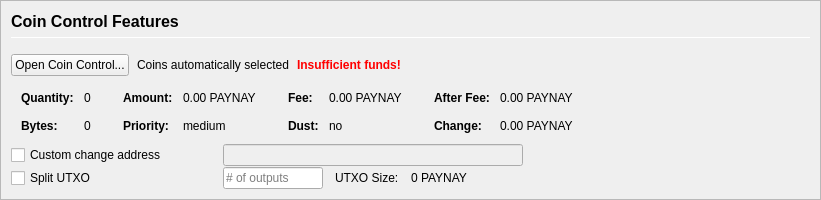
         <widget class="QFrame" name="frameCoinControl">
          <property name="sizePolicy">
           <sizepolicy hsizetype="Expanding" vsizetype="Expanding">
            <horstretch>0</horstretch>
            <verstretch>0</verstretch>
           </sizepolicy>
          </property>
          <property name="maximumSize">
           <size>
            <width>16777215</width>
            <height>16777215</height>
           </size>
          </property>
          <property name="frameShape">
           <enum>QFrame::StyledPanel</enum>
          </property>
          <property name="frameShadow">
           <enum>QFrame::Sunken</enum>
          </property>
          <layout class="QVBoxLayout" name="verticalLayoutCoinControl2">
           <property name="spacing">
            <number>0</number>
           </property>
           <property name="leftMargin">
            <number>0</number>
           </property>
           <property name="topMargin">
            <number>0</number>
           </property>
           <property name="rightMargin">
            <number>0</number>
           </property>
           <property name="bottomMargin">
            <number>0</number>
           </property>
           <item>
            <widget class="QFrame" name="frameCoinControl_BG">
             <layout class="QVBoxLayout" name="verticalLayoutCoinControl" stretch="0,0,0,0,0,0">
              <property name="spacing">
               <number>1</number>
              </property>
              <property name="leftMargin">
               <number>10</number>
              </property>
              <property name="topMargin">
               <number>10</number>
              </property>
              <item>
               <layout class="QHBoxLayout" name="horizontalLayoutCoinControl1">
                <property name="bottomMargin">
                 <number>15</number>
                </property>
                <item>
                 <layout class="QVBoxLayout" name="verticalLayout_3">
                  <property name="spacing">
                   <number>6</number>
                  </property>
                  <item>
                   <widget class="QLabel" name="labelCoinControlFeatures">
                    <property name="sizePolicy">
                     <sizepolicy hsizetype="Preferred" vsizetype="Maximum">
                      <horstretch>0</horstretch>
                      <verstretch>0</verstretch>
                     </sizepolicy>
                    </property>
                    <property name="minimumSize">
                     <size>
                      <width>0</width>
                      <height>20</height>
                     </size>
                    </property>
                    <property name="font">
                     <font>
                      <pointsize>12</pointsize>
                      <weight>75</weight>
                      <bold>true</bold>
                     </font>
                    </property>
                    <property name="styleSheet">
                     <string notr="true">font-weight:bold;</string>
                    </property>
                    <property name="text">
                     <string>Coin Control Features</string>
                    </property>
                   </widget>
                  </item>
                  <item>
                   <widget class="Line" name="line">
                    <property name="minimumSize">
                     <size>
                      <width>0</width>
                      <height>1</height>
                     </size>
                    </property>
                    <property name="maximumSize">
                     <size>
                      <width>16777215</width>
                      <height>1</height>
                     </size>
                    </property>
                    <property name="orientation">
                     <enum>Qt::Horizontal</enum>
                    </property>
                   </widget>
                  </item>
                 </layout>
                </item>
               </layout>
              </item>
              <item>
               <layout class="QHBoxLayout" name="horizontalLayoutCoinControl2" stretch="0,0,0,0">
                <property name="spacing">
                 <number>8</number>
                </property>
                <property name="bottomMargin">
                 <number>10</number>
                </property>
                <item>
                 <widget class="QPushButton" name="pushButtonCoinControl">
                  <property name="styleSheet">
                   <string notr="true"/>
                  </property>
                  <property name="text">
                   <string>Open Coin Control...</string>
                  </property>
                  <property name="autoDefault">
                   <bool>false</bool>
                  </property>
                 </widget>
                </item>
                <item>
                 <widget class="QLabel" name="labelCoinControlAutomaticallySelected">
                  <property name="text">
                   <string>Coins automatically selected</string>
                  </property>
                  <property name="margin">
                   <number>5</number>
                  </property>
                 </widget>
                </item>
                <item>
                 <widget class="QLabel" name="labelCoinControlInsuffFunds">
                  <property name="font">
                   <font>
                    <weight>75</weight>
                    <bold>true</bold>
                   </font>
                  </property>
                  <property name="styleSheet">
                   <string notr="true">color:red;font-weight:bold;</string>
                  </property>
                  <property name="text">
                   <string>Insufficient funds!</string>
                  </property>
                  <property name="margin">
                   <number>5</number>
                  </property>
                 </widget>
                </item>
                <item>
                 <spacer name="horizontalSpacerCoinControl">
                  <property name="orientation">
                   <enum>Qt::Horizontal</enum>
                  </property>
                  <property name="sizeHint" stdset="0">
                   <size>
                    <width>40</width>
                    <height>1</height>
                   </size>
                  </property>
                 </spacer>
                </item>
               </layout>
              </item>
              <item>
               <widget class="QWidget" name="widgetCoinControl" native="true">
                <property name="sizePolicy">
                 <sizepolicy hsizetype="Preferred" vsizetype="Preferred">
                  <horstretch>0</horstretch>
                  <verstretch>0</verstretch>
                 </sizepolicy>
                </property>
                <property name="minimumSize">
                 <size>
                  <width>0</width>
                  <height>0</height>
                 </size>
                </property>
                <property name="styleSheet">
                 <string notr="true"/>
                </property>
                <layout class="QHBoxLayout" name="horizontalLayoutCoinControl5">
                 <property name="leftMargin">
                  <number>0</number>
                 </property>
                 <property name="topMargin">
                  <number>0</number>
                 </property>
                 <property name="rightMargin">
                  <number>0</number>
                 </property>
                 <property name="bottomMargin">
                  <number>0</number>
                 </property>
                 <item>
                  <layout class="QHBoxLayout" name="horizontalLayoutCoinControl3" stretch="0,0,0,1">
                   <property name="spacing">
                    <number>20</number>
                   </property>
                   <property name="topMargin">
                    <number>0</number>
                   </property>
                   <property name="bottomMargin">
                    <number>10</number>
                   </property>
                   <item>
                    <layout class="QFormLayout" name="formLayoutCoinControl1">
                     <property name="horizontalSpacing">
                      <number>10</number>
                     </property>
                     <property name="verticalSpacing">
                      <number>14</number>
                     </property>
                     <property name="leftMargin">
                      <number>10</number>
                     </property>
                     <property name="topMargin">
                      <number>4</number>
                     </property>
                     <property name="rightMargin">
                      <number>6</number>
                     </property>
                     <item row="0" column="0">
                      <widget class="QLabel" name="labelCoinControlQuantityText">
                       <property name="font">
                        <font>
                         <weight>75</weight>
                         <bold>true</bold>
                        </font>
                       </property>
                       <property name="text">
                        <string>Quantity:</string>
                       </property>
                       <property name="margin">
                        <number>0</number>
                       </property>
                      </widget>
                     </item>
                     <item row="0" column="1">
                      <widget class="QLabel" name="labelCoinControlQuantity">
                       <property name="cursor">
                        <cursorShape>IBeamCursor</cursorShape>
                       </property>
                       <property name="contextMenuPolicy">
                        <enum>Qt::ActionsContextMenu</enum>
                       </property>
                       <property name="text">
                        <string notr="true">0</string>
                       </property>
                       <property name="margin">
                        <number>0</number>
                       </property>
                       <property name="textInteractionFlags">
                        <set>Qt::LinksAccessibleByMouse|Qt::TextSelectableByKeyboard|Qt::TextSelectableByMouse</set>
                       </property>
                      </widget>
                     </item>
                     <item row="1" column="0">
                      <widget class="QLabel" name="labelCoinControlBytesText">
                       <property name="font">
                        <font>
                         <weight>75</weight>
                         <bold>true</bold>
                        </font>
                       </property>
                       <property name="text">
                        <string>Bytes:</string>
                       </property>
                      </widget>
                     </item>
                     <item row="1" column="1">
                      <widget class="QLabel" name="labelCoinControlBytes">
                       <property name="cursor">
                        <cursorShape>IBeamCursor</cursorShape>
                       </property>
                       <property name="contextMenuPolicy">
                        <enum>Qt::ActionsContextMenu</enum>
                       </property>
                       <property name="text">
                        <string notr="true">0</string>
                       </property>
                       <property name="textInteractionFlags">
                        <set>Qt::LinksAccessibleByMouse|Qt::TextSelectableByKeyboard|Qt::TextSelectableByMouse</set>
                       </property>
                      </widget>
                     </item>
                    </layout>
                   </item>
                   <item>
                    <layout class="QFormLayout" name="formLayoutCoinControl2">
                     <property name="horizontalSpacing">
                      <number>10</number>
                     </property>
                     <property name="verticalSpacing">
                      <number>14</number>
                     </property>
                     <property name="leftMargin">
                      <number>6</number>
                     </property>
                     <property name="topMargin">
                      <number>4</number>
                     </property>
                     <property name="rightMargin">
                      <number>6</number>
                     </property>
                     <item row="0" column="0">
                      <widget class="QLabel" name="labelCoinControlAmountText">
                       <property name="font">
                        <font>
                         <weight>75</weight>
                         <bold>true</bold>
                        </font>
                       </property>
                       <property name="text">
                        <string>Amount:</string>
                       </property>
                       <property name="margin">
                        <number>0</number>
                       </property>
                      </widget>
                     </item>
                     <item row="0" column="1">
                      <widget class="QLabel" name="labelCoinControlAmount">
                       <property name="cursor">
                        <cursorShape>IBeamCursor</cursorShape>
                       </property>
                       <property name="contextMenuPolicy">
                        <enum>Qt::ActionsContextMenu</enum>
                       </property>
                       <property name="text">
                        <string notr="true">0.00 PAYNAY</string>
                       </property>
                       <property name="textInteractionFlags">
                        <set>Qt::LinksAccessibleByMouse|Qt::TextSelectableByKeyboard|Qt::TextSelectableByMouse</set>
                       </property>
                      </widget>
                     </item>
                     <item row="1" column="0">
                      <widget class="QLabel" name="labelCoinControlPriorityText">
                       <property name="font">
                        <font>
                         <weight>75</weight>
                         <bold>true</bold>
                        </font>
                       </property>
                       <property name="text">
                        <string>Priority:</string>
                       </property>
                      </widget>
                     </item>
                     <item row="1" column="1">
                      <widget class="QLabel" name="labelCoinControlPriority">
                       <property name="cursor">
                        <cursorShape>IBeamCursor</cursorShape>
                       </property>
                       <property name="contextMenuPolicy">
                        <enum>Qt::ActionsContextMenu</enum>
                       </property>
                       <property name="text">
                        <string>medium</string>
                       </property>
                       <property name="textInteractionFlags">
                        <set>Qt::LinksAccessibleByMouse|Qt::TextSelectableByKeyboard|Qt::TextSelectableByMouse</set>
                       </property>
                      </widget>
                     </item>
                    </layout>
                   </item>
                   <item>
                    <layout class="QFormLayout" name="formLayoutCoinControl3">
                     <property name="horizontalSpacing">
                      <number>10</number>
                     </property>
                     <property name="verticalSpacing">
                      <number>14</number>
                     </property>
                     <property name="leftMargin">
                      <number>6</number>
                     </property>
                     <property name="topMargin">
                      <number>4</number>
                     </property>
                     <property name="rightMargin">
                      <number>6</number>
                     </property>
                     <item row="0" column="0">
                      <widget class="QLabel" name="labelCoinControlFeeText">
                       <property name="font">
                        <font>
                         <weight>75</weight>
                         <bold>true</bold>
                        </font>
                       </property>
                       <property name="text">
                        <string>Fee:</string>
                       </property>
                       <property name="margin">
                        <number>0</number>
                       </property>
                      </widget>
                     </item>
                     <item row="0" column="1">
                      <widget class="QLabel" name="labelCoinControlFee">
                       <property name="cursor">
                        <cursorShape>IBeamCursor</cursorShape>
                       </property>
                       <property name="contextMenuPolicy">
                        <enum>Qt::ActionsContextMenu</enum>
                       </property>
                       <property name="text">
                        <string notr="true">0.00 PAYNAY</string>
                       </property>
                       <property name="textInteractionFlags">
                        <set>Qt::LinksAccessibleByMouse|Qt::TextSelectableByKeyboard|Qt::TextSelectableByMouse</set>
                       </property>
                      </widget>
                     </item>
                     <item row="1" column="0">
                      <widget class="QLabel" name="labelCoinControlLowOutputText">
                       <property name="font">
                        <font>
                         <weight>75</weight>
                         <bold>true</bold>
                        </font>
                       </property>
                       <property name="text">
                        <string>Dust:</string>
                       </property>
                      </widget>
                     </item>
                     <item row="1" column="1">
                      <widget class="QLabel" name="labelCoinControlLowOutput">
                       <property name="cursor">
                        <cursorShape>IBeamCursor</cursorShape>
                       </property>
                       <property name="contextMenuPolicy">
                        <enum>Qt::ActionsContextMenu</enum>
                       </property>
                       <property name="text">
                        <string>no</string>
                       </property>
                       <property name="textInteractionFlags">
                        <set>Qt::LinksAccessibleByMouse|Qt::TextSelectableByKeyboard|Qt::TextSelectableByMouse</set>
                       </property>
                      </widget>
                     </item>
                    </layout>
                   </item>
                   <item>
                    <layout class="QFormLayout" name="formLayoutCoinControl4">
                     <property name="horizontalSpacing">
                      <number>10</number>
                     </property>
                     <property name="verticalSpacing">
                      <number>14</number>
                     </property>
                     <property name="leftMargin">
                      <number>6</number>
                     </property>
                     <property name="topMargin">
                      <number>4</number>
                     </property>
                     <property name="rightMargin">
                      <number>6</number>
                     </property>
                     <item row="0" column="0">
                      <widget class="QLabel" name="labelCoinControlAfterFeeText">
                       <property name="font">
                        <font>
                         <weight>75</weight>
                         <bold>true</bold>
                        </font>
                       </property>
                       <property name="text">
                        <string>After Fee:</string>
                       </property>
                       <property name="margin">
                        <number>0</number>
                       </property>
                      </widget>
                     </item>
                     <item row="0" column="1">
                      <widget class="QLabel" name="labelCoinControlAfterFee">
                       <property name="cursor">
                        <cursorShape>IBeamCursor</cursorShape>
                       </property>
                       <property name="contextMenuPolicy">
                        <enum>Qt::ActionsContextMenu</enum>
                       </property>
                       <property name="text">
                        <string notr="true">0.00 PAYNAY</string>
                       </property>
                       <property name="textInteractionFlags">
                        <set>Qt::LinksAccessibleByMouse|Qt::TextSelectableByKeyboard|Qt::TextSelectableByMouse</set>
                       </property>
                      </widget>
                     </item>
                     <item row="1" column="0">
                      <widget class="QLabel" name="labelCoinControlChangeText">
                       <property name="font">
                        <font>
                         <weight>75</weight>
                         <bold>true</bold>
                        </font>
                       </property>
                       <property name="text">
                        <string>Change:</string>
                       </property>
                      </widget>
                     </item>
                     <item row="1" column="1">
                      <widget class="QLabel" name="labelCoinControlChange">
                       <property name="cursor">
                        <cursorShape>IBeamCursor</cursorShape>
                       </property>
                       <property name="contextMenuPolicy">
                        <enum>Qt::ActionsContextMenu</enum>
                       </property>
                       <property name="text">
                        <string notr="true">0.00 PAYNAY</string>
                       </property>
                       <property name="textInteractionFlags">
                        <set>Qt::LinksAccessibleByMouse|Qt::TextSelectableByKeyboard|Qt::TextSelectableByMouse</set>
                       </property>
                      </widget>
                     </item>
                    </layout>
                   </item>
                  </layout>
                 </item>
                </layout>
               </widget>
              </item>
              <item>
               <layout class="QHBoxLayout" name="horizontalLayoutCoinControl4">
                <property name="spacing">
                 <number>12</number>
                </property>
                <property name="sizeConstraint">
                 <enum>QLayout::SetDefaultConstraint</enum>
                </property>
                <property name="topMargin">
                 <number>0</number>
                </property>
                <property name="rightMargin">
                 <number>0</number>
                </property>
                <item>
                 <widget class="QCheckBox" name="checkBoxCoinControlChange">
                  <property name="sizePolicy">
                   <sizepolicy hsizetype="Preferred" vsizetype="Preferred">
                    <horstretch>0</horstretch>
                    <verstretch>0</verstretch>
                   </sizepolicy>
                  </property>
                  <property name="minimumSize">
                   <size>
                    <width>200</width>
                    <height>0</height>
                   </size>
                  </property>
                  <property name="maximumSize">
                   <size>
                    <width>200</width>
                    <height>16777215</height>
                   </size>
                  </property>
                  <property name="toolTip">
                   <string>If this is activated, but the change address is empty or invalid, change will be sent to a newly generated address.</string>
                  </property>
                  <property name="text">
                   <string>Custom change address</string>
                  </property>
                 </widget>
                </item>
                <item>
                 <widget class="QValidatedLineEdit" name="lineEditCoinControlChange">
                  <property name="enabled">
                   <bool>false</bool>
                  </property>
                  <property name="sizePolicy">
                   <sizepolicy hsizetype="Preferred" vsizetype="Preferred">
                    <horstretch>0</horstretch>
                    <verstretch>0</verstretch>
                   </sizepolicy>
                  </property>
                  <property name="minimumSize">
                   <size>
                    <width>300</width>
                    <height>0</height>
                   </size>
                  </property>
                 </widget>
                </item>
                <item>
                 <widget class="QLabel" name="labelCoinControlChangeLabel">
                  <property name="sizePolicy">
                   <sizepolicy hsizetype="Preferred" vsizetype="Preferred">
                    <horstretch>0</horstretch>
                    <verstretch>0</verstretch>
                   </sizepolicy>
                  </property>
                  <property name="minimumSize">
                   <size>
                    <width>100</width>
                    <height>0</height>
                   </size>
                  </property>
                  <property name="text">
                   <string/>
                  </property>
                  <property name="margin">
                   <number>3</number>
                  </property>
                 </widget>
                </item>
               </layout>
              </item>
              <item>
               <layout class="QHBoxLayout" name="horizontalLayoutCoinControl6">
                <property name="spacing">
                 <number>12</number>
                </property>
                <property name="rightMargin">
                 <number>0</number>
                </property>
                <item>
                 <widget class="QCheckBox" name="splitBlockCheckBox">
                  <property name="sizePolicy">
                   <sizepolicy hsizetype="Preferred" vsizetype="Preferred">
                    <horstretch>0</horstretch>
                    <verstretch>0</verstretch>
                   </sizepolicy>
                  </property>
                  <property name="minimumSize">
                   <size>
                    <width>200</width>
                    <height>0</height>
                   </size>
                  </property>
                  <property name="maximumSize">
                   <size>
                    <width>200</width>
                    <height>16777215</height>
                   </size>
                  </property>
                  <property name="text">
                   <string>Split UTXO</string>
                  </property>
                 </widget>
                </item>
                <item>
                 <widget class="QLineEdit" name="splitBlockLineEdit">
                  <property name="sizePolicy">
                   <sizepolicy hsizetype="Preferred" vsizetype="Preferred">
                    <horstretch>50</horstretch>
                    <verstretch>0</verstretch>
                   </sizepolicy>
                  </property>
                  <property name="minimumSize">
                   <size>
                    <width>100</width>
                    <height>0</height>
                   </size>
                  </property>
                  <property name="maximumSize">
                   <size>
                    <width>100</width>
                    <height>16777215</height>
                   </size>
                  </property>
                  <property name="placeholderText">
                   <string># of outputs</string>
                  </property>
                 </widget>
                </item>
                <item>
                 <widget class="QLabel" name="labelBlockSizeText">
                  <property name="text">
                   <string>UTXO Size:</string>
                  </property>
                 </widget>
                </item>
                <item>
                 <widget class="QLabel" name="labelBlockSize">
                  <property name="text">
                   <string>0 PAYNAY</string>
                  </property>
                 </widget>
                </item>
                <item>
                 <spacer name="horizontalSpacer_7">
                  <property name="orientation">
                   <enum>Qt::Horizontal</enum>
                  </property>
                  <property name="sizeHint" stdset="0">
                   <size>
                    <width>40</width>
                    <height>20</height>
                   </size>
                  </property>
                 </spacer>
                </item>
               </layout>
              </item>
              <item>
               <spacer name="verticalSpacerCoinControl">
                <property name="orientation">
                 <enum>Qt::Vertical</enum>
                </property>
                <property name="sizeHint" stdset="0">
                 <size>
                  <width>800</width>
                  <height>1</height>
                 </size>
                </property>
               </spacer>
              </item>
             </layout>
            </widget>
           </item>
          </layout>
         </widget>
